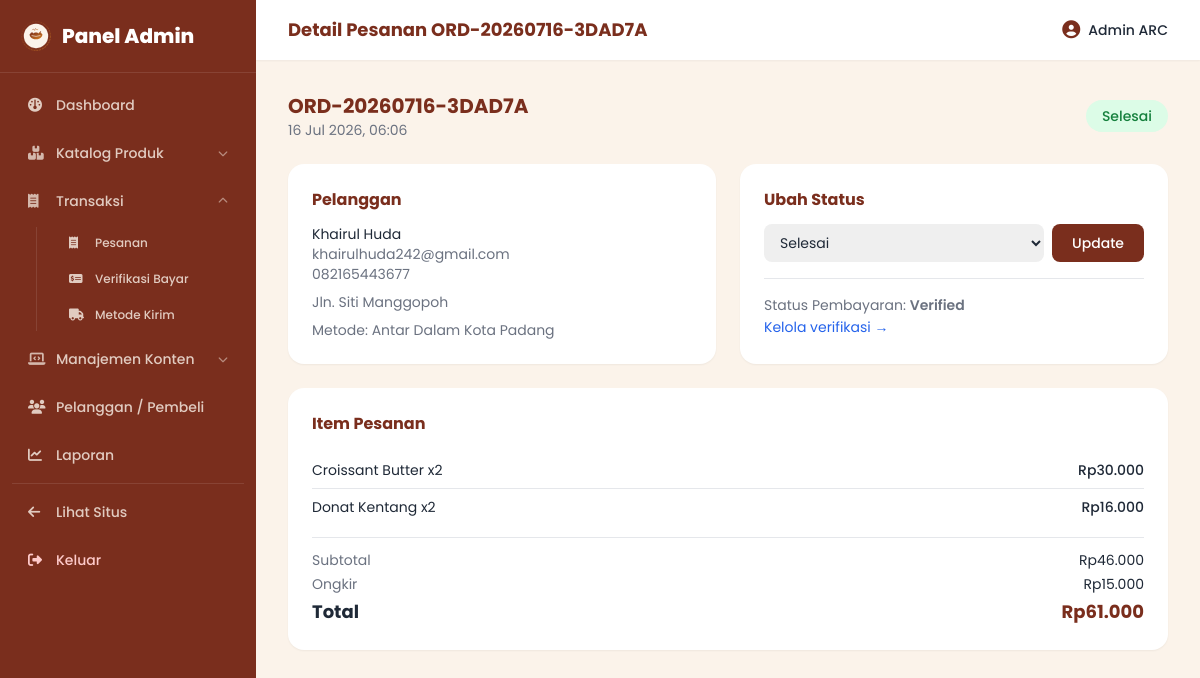
The app's page /admin/pesanan/2 (signed in) with its own data.
### tables this page shows
CREATE TABLE `orders` (
  `id` int NOT NULL,
  `order_code` varchar(30) NOT NULL,
  `user_id` int NOT NULL,
  `shipping_method_id` int NOT NULL,
  `shipping_address` text,
  `subtotal` decimal(12,2) NOT NULL,
  `shipping_cost` decimal(12,2) NOT NULL DEFAULT '0.00',
  `total` decimal(12,2) NOT NULL,
  `status` enum('pending','diproses','dikirim','selesai','dibatalkan') DEFAULT 'pending',
  `notes` text,
  `created_at` timestamp NULL DEFAULT CURRENT_TIMESTAMP,
  `updated_at` timestamp NULL DEFAULT CURRENT_TIMESTAMP ON UPDATE CURRENT_TIMESTAMP
);

CREATE TABLE `users` (
  `id` int NOT NULL,
  `name` varchar(100) NOT NULL,
  `email` varchar(100) NOT NULL,
  `password` varchar(255) NOT NULL,
  `phone` varchar(20) DEFAULT NULL,
  `address` text,
  `role` enum('admin','customer') DEFAULT 'customer',
  `photo` varchar(255) DEFAULT NULL,
  `created_at` timestamp NULL DEFAULT CURRENT_TIMESTAMP,
  `updated_at` timestamp NULL DEFAULT CURRENT_TIMESTAMP ON UPDATE CURRENT_TIMESTAMP
);

CREATE TABLE `shipping_methods` (
  `id` int NOT NULL,
  `name` varchar(100) NOT NULL,
  `description` varchar(255) DEFAULT NULL,
  `cost` decimal(12,2) NOT NULL DEFAULT '0.00',
  `is_active` tinyint(1) DEFAULT '1'
);

CREATE TABLE `payments` (
  `id` int NOT NULL,
  `order_id` int NOT NULL,
  `payment_proof` varchar(255) NOT NULL,
  `bank_name` varchar(50) DEFAULT NULL,
  `account_name` varchar(100) DEFAULT NULL,
  `amount` decimal(12,2) NOT NULL,
  `status` enum('pending','verified','rejected') DEFAULT 'pending',
  `verified_by` int DEFAULT NULL,
  `verified_at` timestamp NULL DEFAULT NULL,
  `created_at` timestamp NULL DEFAULT CURRENT_TIMESTAMP
);

CREATE TABLE `order_items` (
  `id` int NOT NULL,
  `order_id` int NOT NULL,
  `product_id` int NOT NULL,
  `product_name` varchar(150) NOT NULL,
  `price` decimal(12,2) NOT NULL,
  `quantity` int NOT NULL,
  `subtotal` decimal(12,2) NOT NULL
);

### app/core/Controller.php (called while the page is built, shortened)
<?php
class Controller
{
    protected function view(string $path, array $data = []): void
    {
        $old = $_SESSION['old'] ?? [];
        $data['old'] = $data['old'] ?? $old;
        extract($data);
        $viewFile = APP_PATH . '/views/' . $path . '.php';
        require $viewFile;
    }
}

### app/controllers/admin/OrderController.php (called while the page is built, shortened)
<?php
class OrderController extends Controller
{
    private Order $orderModel;
    public function __construct()
    {
        $this->orderModel = new Order();
    }
    public function detail(int $id): void
    {
        $order = $this->orderModel->getWithShipping($id);
        $items = $this->orderModel->getItems($id);
        $payment = (new Payment())->findByOrder($id);
        $this->view('admin/orders/detail', [
            'pageTitle' => 'Detail Pesanan ' . $order['order_code'],
            'order' => $order,
            'items' => $items,
            'payment' => $payment,
            'csrf' => $this->csrfToken(),
            'flash' => $this->getFlash(),
        ]);
    }
}

### public/index.php (called while the page is built, shortened)
<?php
spl_autoload_register(function ($class) {
    $map = [
        'App\\Core\\' => APP_PATH . '/core/',
        'App\\Models\\' => APP_PATH . '/models/',
        'App\\Controllers\\Admin\\' => APP_PATH . '/controllers/admin/',
        'App\\Controllers\\' => APP_PATH . '/controllers/',
    ];
    foreach ($map as $prefix => $dir) {
        if (str_starts_with($class, $prefix)) {
            $relative = substr($class, strlen($prefix));
            $file = $dir . str_replace('\\', '/', $relative) . '.php';
            if (file_exists($file)) {
                return;
            }
        }
    }
});
require APP_PATH . '/core/helpers.php';
$router = new Router();
$router->get('/', 'HomeController@index');
$router->get('/register', 'AuthController@showRegister');
$router->post('/register', 'AuthController@register');
$router->get('/login', 'AuthController@showLogin');
$router->post('/login', 'AuthController@login');
$router->get('/logout', 'AuthController@logout');
$router->get('/profile', 'AuthController@showProfile', ['auth']);
$router->post('/profile', 'AuthController@updateProfile', ['auth']);
$router->get('/testimoni', 'HomeController@testimonial');
$router->post('/testimoni', 'HomeController@submitTestimonial', ['auth']);
$router->get('/produk', 'ProductController@index');
$router->get('/produk/{slug}', 'ProductController@show');
$router->get('/cart', 'CartController@index', ['auth']);
$router->post('/cart/add', 'CartController@add', ['auth']);
$router->post('/cart/update', 'CartController@update', ['auth']);
$router->post('/cart/remove', 'CartController@remove', ['auth']);
$router->get('/checkout', 'CheckoutController@index', ['auth']);
$router->post('/checkout', 'CheckoutController@store', ['auth']);
$router->get('/pesanan', 'OrderController@myOrders', ['auth']);
$router->get('/pesanan/{code}', 'OrderController@detail', ['auth']);
$router->post('/pesanan/{code}/bayar', 'OrderController@uploadPayment', ['auth']);
$router->get('/admin', 'Admin\\DashboardController@index', ['admin']);
$router->get('/admin/dashboard', 'Admin\\DashboardController@index', ['admin']);
$router->get('/admin/produk', 'Admin\\ProductController@index', ['admin']);
$router->get('/admin/produk/tambah', 'Admin\\ProductController@create', ['admin']);
$router->post('/admin/produk/tambah', 'Admin\\ProductController@store', ['admin']);
$router->get('/admin/produk/{id}/edit', 'Admin\\ProductController@edit', ['admin']);
$router->post('/admin/produk/{id}/edit', 'Admin\\ProductController@update', ['admin']);
$router->post('/admin/produk/{id}/hapus', 'Admin\\ProductController@destroy', ['admin']);
$router->get('/admin/kategori', 'Admin\\CategoryController@index', ['admin']);
$router->post('/admin/kategori/tambah', 'Admin\\CategoryController@store', ['admin']);
$router->post('/admin/kategori/{id}/edit', 'Admin\\CategoryController@update', ['admin']);
$router->post('/admin/kategori/{id}/hapus', 'Admin\\CategoryController@destroy', ['admin']);
$router->get('/admin/pesanan', 'Admin\\OrderController@index', ['admin']);
$router->get('/admin/pesanan/{id}', 'Admin\\OrderController@detail', ['admin']);
$router->post('/admin/pesanan/{id}/status', 'Admin\\OrderController@updateStatus', ['admin']);
$router->get('/admin/pembayaran', 'Admin\\PaymentController@index', ['admin']);
$router->post('/admin/pembayaran/{id}/verify', 'Admin\\PaymentController@verify', ['admin']);
$router->post('/admin/pembayaran/{id}/reject', 'Admin\\PaymentController@reject', ['admin']);
$router->get('/admin/pengiriman', 'Admin\\ShippingController@index', ['admin']);
$router->post('/admin/pengiriman/tambah', 'Admin\\ShippingController@store', ['admin']);
$router->post('/admin/pengiriman/{id}/edit', 'Admin\\ShippingController@update', ['admin']);
$router->post('/admin/pengiriman/{id}/hapus', 'Admin\\ShippingController@destroy', ['admin']);
$router->get('/admin/pembeli', 'Admin\\CustomerController@index', ['admin']);
$router->post('/admin/pembeli/tambah', 'Admin\\CustomerController@store', ['admin']);
$router->post('/admin/pembeli/{id}/edit', 'Admin\\CustomerController@update', ['admin']);
$router->post('/admin/pembeli/{id}/hapus', 'Admin\\CustomerController@destroy', ['admin']);
$router->get('/admin/banner', 'Admin\\BannerController@index', ['admin']);
$router->post('/admin/banner/tambah', 'Admin\\BannerController@store', ['admin']);
$router->post('/admin/banner/{id}/edit', 'Admin\\BannerController@update', ['admin']);
$router->post('/admin/banner/{id}/hapus', 'Admin\\BannerController@destroy', ['admin']);
$router->get('/admin/testimoni', 'Admin\\TestimonialController@index', ['admin']);
$router->post('/admin/testimoni/tambah', 'Admin\\TestimonialController@store', ['admin']);
$router->post('/admin/testimoni/{id}/edit', 'Admin\\TestimonialController@update', ['admin']);
$router->post('/admin/testimoni/{id}/hapus', 'Admin\\TestimonialController@destroy', ['admin']);
$router->get('/admin/laporan', 'Admin\\ReportController@index', ['admin']);
$router->get('/admin/laporan/csv', 'Admin\\ReportController@exportCsv', ['admin']);
$router->get('/admin/laporan/print', 'Admin\\ReportController@printView', ['admin']);
$uri = $_SERVER['REQUEST_URI'] ?? '/';
$method = $_SERVER['REQUEST_METHOD'] ?? 'GET';
$router->dispatch($uri, $method);

### app/core/Database.php (called while the page is built, shortened)
<?php
class Database
{
    private static ?PDO $instance = null;
    public static function getInstance(): PDO
    {
        if (self::$instance === null) {
            $dsn = 'mysql:host=' . DB_HOST . ';dbname=' . DB_NAME . ';charset=' . DB_CHARSET;
            try {
                self::$instance = new PDO($dsn, DB_USER, DB_PASS, [
                    PDO::ATTR_ERRMODE => PDO::ERRMODE_EXCEPTION,
                    PDO::ATTR_DEFAULT_FETCH_MODE => PDO::FETCH_ASSOC,
                    PDO::ATTR_EMULATE_PREPARES => false,
                ]);
            } catch (PDOException $e) {
                error_log('[DB CONNECTION ERROR] ' . $e->getMessage());
                http_response_code(500);
                die('Terjadi kesalahan pada server. Silakan coba lagi nanti.');
            }
        }
        return self::$instance;
    }
}

### app/core/Model.php (called while the page is built, shortened)
<?php
class Model
{
    protected PDO $db;
    protected string $table = '';
    public function __construct()
    {
        $this->db = Database::getInstance();
    }
    public function where(array $conditions, string $orderBy = ''): array
    {
        $clauses = [];
        $values = [];
        foreach ($conditions as $col => $val) {
            $clauses[] = "{$col} = ?";
            $values[] = $val;
        }
        $sql = "SELECT * FROM {$this->table}";
        if ($clauses) {
            $sql .= ' WHERE ' . implode(' AND ', $clauses);
        }
        $stmt = $this->db->prepare($sql);
        $stmt->execute($values);
        return $stmt->fetchAll();
    }
    public function whereFirst(array $conditions): ?array
    {
        $rows = $this->where($conditions);
        return $rows[0] ?? null;
    }
}

### app/models/Order.php (called while the page is built, shortened)
<?php
class Order extends Model
{
    public function getItems(int $orderId): array
    {
        $stmt = $this->db->prepare('SELECT * FROM order_items WHERE order_id = ?');
        $stmt->execute([$orderId]);
        return $stmt->fetchAll();
    }
    public function getWithShipping(int $orderId): ?array
    {
        $stmt = $this->db->prepare(
            "SELECT o.*, sm.name as shipping_name, u.name as customer_name, u.email as customer_email, u.phone as customer_phone
             FROM orders o
             JOIN shipping_methods sm ON sm.id = o.shipping_method_id
             JOIN users u ON u.id = o.user_id
             WHERE o.id = ? LIMIT 1"
        );
        $stmt->execute([$orderId]);
        $result = $stmt->fetch();
        return $result ?: null;
    }
}

### app/core/helpers.php (called while the page is built, shortened)
<?php
function e(string $value): string
{
    return htmlspecialchars($value, ENT_QUOTES, 'UTF-8');
}
function rupiah($number): string
{
    return 'Rp' . number_format((float) $number, 0, ',', '.');
}

### app/models/Payment.php (called while the page is built, shortened)
<?php
class Payment extends Model
{
    public function findByOrder(int $orderId): ?array
    {
        return $this->whereFirst(['order_id' => $orderId]);
    }
}

### app/views/admin/orders/detail.php (the view, shortened to what this page needs)
<?php
$statusColors = [
    'pending' => 'bg-yellow-100 text-yellow-700',
    'diproses' => 'bg-blue-100 text-blue-700',
    'dikirim' => 'bg-purple-100 text-purple-700',
    'selesai' => 'bg-green-100 text-green-700',
    'dibatalkan' => 'bg-red-100 text-red-700',
];
include APP_PATH . '/views/layouts/admin_header.php';
?>
<div class="flex items-center justify-between mb-6 flex-wrap gap-3">
  <div>
    <h2 class="text-xl font-bold text-primary"><?= e($order['order_code']) ?></h2>
    <p class="text-sm text-gray-500"><?= date('d M Y, H:i', strtotime($order['created_at'])) ?></p>
  </div>
  <span class="px-4 py-1.5 rounded-full text-sm font-medium <?= $statusColors[$order['status']] ?? '' ?>"><?= ucfirst(e($order['status'])) ?></span>
</div>
<div class="grid md:grid-cols-2 gap-6 mb-6">
  <div class="bg-white rounded-2xl shadow-sm p-6">
    <h3 class="font-bold text-primary mb-3">Pelanggan</h3>
    <p class="text-sm"><?= e($order['customer_name']) ?></p>
    <p class="text-sm text-gray-500"><?= e($order['customer_email']) ?></p>
    <p class="text-sm text-gray-500"><?= e($order['customer_phone'] ?? '-') ?></p>
    <p class="text-sm text-gray-500 mt-2"><?= nl2br(e($order['shipping_address'])) ?></p>
    <p class="text-sm text-gray-500 mt-2">Metode: <?= e($order['shipping_name']) ?></p>
  </div>
  <div class="bg-white rounded-2xl shadow-sm p-6">
    <h3 class="font-bold text-primary mb-3">Ubah Status</h3>
    <form method="POST" action="<?= BASE_URL ?>/admin/pesanan/<?= $order['id'] ?>/status" class="flex gap-2">
      <select name="status" class="flex-1 rounded-lg border-gray-300 focus:ring-primary focus:border-primary px-3 py-2 text-sm">
        <?php foreach (['pending','diproses','dikirim','selesai','dibatalkan'] as $s): ?>
          <option value="<?= $s ?>" <?= $order['status'] === $s ? 'selected' : '' ?>><?= ucfirst($s) ?></option>
        <?php endforeach; ?>
      </select>
      <button type="submit" class="bg-primary text-white px-5 py-2 rounded-lg text-sm font-medium">Update</button>
    </form>
    <?php if ($payment): ?>
      <div class="mt-4 pt-4 border-t">
        <p class="text-sm text-gray-500">Status Pembayaran: <span class="font-semibold"><?= ucfirst(e($payment['status'])) ?></span></p>
        <a href="<?= BASE_URL ?>/admin/pembayaran" class="text-blue-600 text-sm hover:underline">Kelola verifikasi &rarr;</a>
      </div>
    <?php endif; ?>
  </div>
</div>
<div class="bg-white rounded-2xl shadow-sm p-6">
  <h3 class="font-bold text-primary mb-4">Item Pesanan</h3>
  <div class="divide-y text-sm">
    <?php foreach ($items as $item): ?>
      <div class="flex justify-between py-2">
        <span><?= e($item['product_name']) ?> x<?= $item['quantity'] ?></span>
        <span class="font-medium"><?= rupiah($item['subtotal']) ?></span>
      </div>
    <?php endforeach; ?>
  </div>
  <div class="border-t mt-3 pt-3 space-y-1 text-sm">
    <div class="flex justify-between"><span class="text-gray-500">Subtotal</span><span><?= rupiah($order['subtotal']) ?></span></div>
    <div class="flex justify-between"><span class="text-gray-500">Ongkir</span><span><?= rupiah($order['shipping_cost']) ?></span></div>
    <div class="flex justify-between font-bold text-lg"><span>Total</span><span class="text-primary"><?= rupiah($order['total']) ?></span></div>
  </div>
</div>
<?php include APP_PATH . '/views/layouts/admin_footer.php'; ?>

### app/core/Router.php (shortened to what this page needs)
<?php
class Router
{
    private array $routes = [];
    private function addRoute(string $method, string $pattern, string $handler, array $middleware): void
    {
        $this->routes[] = [
            'method' => $method,
            'pattern' => $pattern,
            'handler' => $handler,
            'middleware' => $middleware,
        ];
    }
    private function toRegex(string $pattern): string
    {
        $regex = preg_replace('#\{([a-zA-Z_]+)\}#', '(?P<$1>[^/]+)', $pattern);
        return '#^' . $regex . '$#';
    }
    public function dispatch(string $uri, string $method): void
    {
        $uri = parse_url($uri, PHP_URL_PATH);
        if (defined('BASE_PATH') && BASE_PATH !== '' && str_starts_with($uri, BASE_PATH)) {
            $uri = substr($uri, strlen(BASE_PATH));
        }
        $uri = rtrim($uri, '/');
        foreach ($this->routes as $route) {
            if ($route['method'] !== $method) {
                continue;
            }
            $regex = $this->toRegex($route['pattern']);
            if (preg_match($regex, $uri, $matches)) {
                $params = array_filter($matches, 'is_string', ARRAY_FILTER_USE_KEY);
                $this->callHandler($route['handler'], $params);
                return;
            }
        }
    }
    private function callHandler(string $handler, array $params): void
    {
        [$controllerName, $action] = explode('@', $handler);
        $instance = new $class();
        call_user_func_array([$instance, $action], $params);
    }
}

### app/views/layouts/admin_header.php (style rules this page uses)
body { font-family: 'Poppins', 'Inter', sans-serif; background-color: #FBF3EA; }

### records on screen
orders: order_code "ORD-20260716-3DAD7A", created_at "16 Jul 2026, 06:06", status "Selesai", user.name "Khairul Huda", user.email "khairulhuda242@gmail.com", user.phone "082165443677", shipping_address "Jln. Siti Manggopoh", shipping_method.name "Antar Dalam Kota Padang", subtotal "Rp46.000", shipping_cost "Rp15.000", total "Rp61.000"
payments: status "Verified"
order_items: product_name "Croissant Butter", quantity "2", subtotal "Rp30.000"
order_items: product_name "Donat Kentang", quantity "2", subtotal "Rp16.000"
